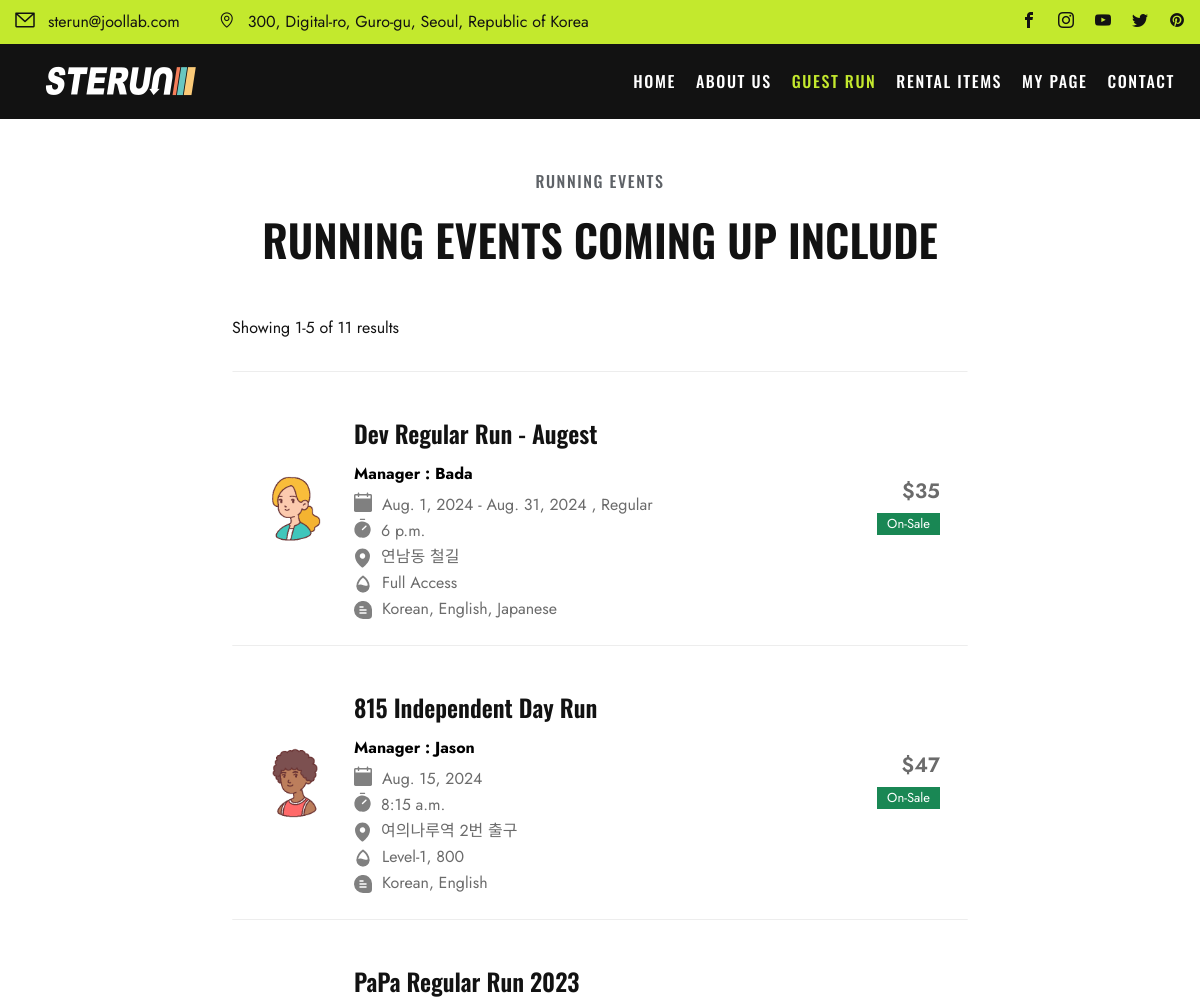
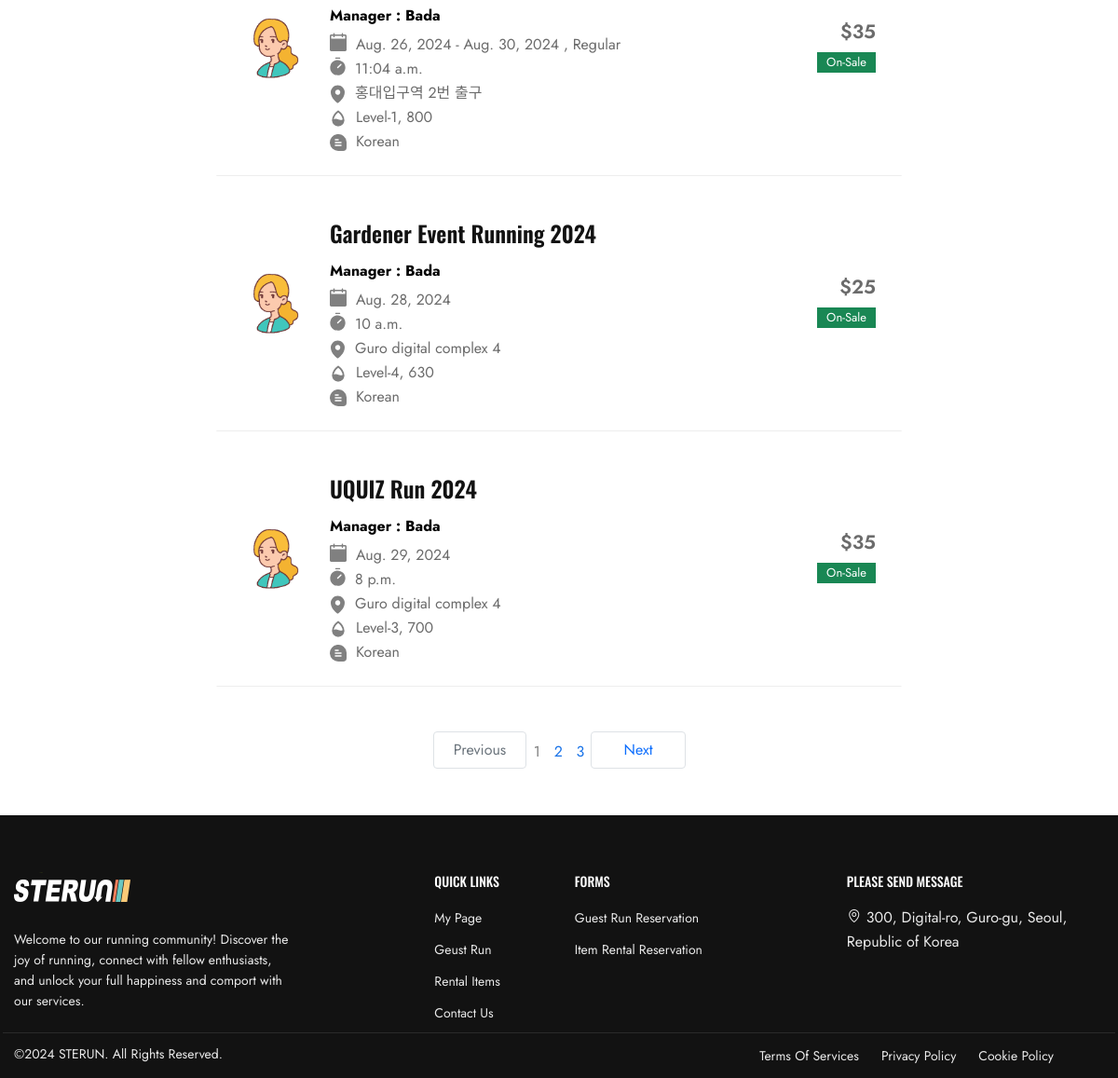
Screenshot of /events/ with the database file from the repository (2 pictures, top to bottom).
### events/models.py (models this page shows, shortened)
class GuestRun(models.Model):
    STATUS_CHOICE = [
        ("ST1", "Checking"),
        ("ST2", "On-Sale"),
        ("ST3", "Sold-Out"),
        ("ST4", "Closed"),
    ]
    LEVEL = [
        ("800","Level-1, 800"),
        ("730","Level-2, 730"),
        ("700","Level-3, 700"),
        ("630","Level-4, 630"),
        ("600","Level-5, 600"),
        ("530","Level-6, 530"),
        ("Free","Full Access"),
    ]
    LANGUAGE = [
        ("KO","Korean"),
        ("EN","English"),
        ("JP","Japanese"),
        ("CN","Chinese"),
    ]
    event_id = models.AutoField(
        primary_key=True,
    )
    title = models.CharField(max_length=50)
    manager = models.ForeignKey(Manager, related_name="manager",blank=False, null=True, on_delete=models.SET_NULL)
    start_date = models.DateField(blank=True, null=True)
    start_time = models.TimeField(blank=True, null=True)
    end_date = models.DateField(blank=True, null=True)
    end_time = models.TimeField(blank=True, null=True)
    image = ResizedImageField(size=[1402,1000], upload_to="runMain", blank=True)
    route_image = ResizedImageField(size=[1402,1402], upload_to="runRoute", blank=True)
    start_point = models.CharField(max_length=50)
    status = models.CharField(
        max_length=8,
        choices=STATUS_CHOICE,
        default="ST1",
    )
    level = models.CharField(
        max_length=15,
        choices=LEVEL,
        default="Free",
    )
    lang = MultiSelectField(max_length=10, choices=LANGUAGE)
    amount = models.IntegerField(default=0)
    route = models.CharField(max_length=50, blank=False)
    map_link = models.CharField(max_length=100, blank=True, null=True)
    desc = models.TextField(blank=True)
    completed = models.BooleanField(default=False)

### community/models.py (models this page shows, shortened)
class Manager(models.Model):
    m_id = models.AutoField(primary_key=True)
    account = models.ForeignKey(User, on_delete=models.CASCADE)
    name = models.CharField(max_length=20)
    email = models.CharField(max_length=50, blank=False)
    age = models.IntegerField(default=0)
    image = ResizedImageField(size=[200,200], upload_to="avatar", blank=False)

### community/views.py (the view)
# urls.py: path("events/", views.events, name="events"),
def events(request):
    events = GuestRun.objects.filter(completed=False).exclude(status="ST1").order_by("status","start_date")
    lenofevents = len(events)
    page = int(request.GET.get('p', 1)) #없으면 1로 지정
    paginator = Paginator(events, 5) #한 페이지 당 몇개 씩 보여줄 지 지정
    events = paginator.get_page(page)
    if lenofevents % 5 == 0 :
        page_list = list(range(1,(lenofevents//5)+1))
    else:
        page_list = list(range(1,(lenofevents//5)+2))
    context = {"events": events,"len":lenofevents,"page_list":page_list}
    return render(request,"event.html", context)

### templates/event.html (shortened to what this page needs)
{% extends "base.html" %}
{% load static %}
{% block content %}
  <div style="height:50px; width:100%;"></div>
  <div class="title-box title-medium center-title-box">
    <span class="sub-title wow fadeInUp animated">running events</span>
    <h2 class="title-section wow fadeInUp animated">Running Events Coming Up include</h2>
  </div>
  <div class="section">
    <div class="container">
      <div class="row mb-n5 justify-content-center">
        <div class="col-lg-8 col-12 mb-6 pe-lg-6">
          <div class="run-event-list-toolbar">
            <p>Showing 1-5 of
              {{len}}
              results</p>
          </div>
          <div class="run-event-list-wrap">
            {% for event in events %}
              <a href="{% url "community:event_detail" event.event_id %}" class="run-event-list row">
                <div class="company-logo col-auto">
                  <img style="width:70px;" src="/media/{{event.manager.image}}" alt="Company Logo">
                </div>
                <div class="salary-type col-auto order-sm-3">
                  <span class="salary-range">${{event.amount}}</span>
                  {% if event.status == "ST1" %}
                    <span class="badge bg-warning">{{event.get_status_display}}</span>
                  {% elif event.status == "ST2" %}
                    <span class="badge bg-success">{{event.get_status_display}}</span>
                  {% elif event.status == "ST3" %}
                    <span class="badge bg-info">{{event.get_status_display}}</span>
                  {% elif event.status == "ST4" %}
                    <span class="badge bg-secondary">{{event.get_status_display}}</span>
                  {% endif %}
                </div>
                <div class="content col ">
                  <h5 class="title wow fadeInUp animated" style="margin-bottom:10px;">{{event.title}}</h5>
                  <div class="event-list-title wow fadeInUp animated">
                    Manager :
                    {{event.manager.name}}</div>
                  <ul class="meta wow fadeInUp animated">
                    <li>
                      {% if event.start_date == event.end_date %}
                        {{event.start_date}}
                      {% else %}{{event.start_date}}
                        -
                        {{event.end_date}}
                        , Regular
                      {% endif %}
                    </li>
                  </ul>
                  <ul class="meta wow fadeInUp animated">
                    <li>
                      {{event.start_time}}
                    </li>
                  </ul>
                  <ul class="meta wow fadeInUp animated">
                    <li>
                      {{event.start_point}}</li>
                  </ul>
                  <ul class="meta wow fadeInUp animated">
                    <li>
                      {{event.get_level_display}}
                    </li>
                  </ul>
                  <ul class="meta wow fadeInUp animated">
                    <li class="d-flex">
                      <span>
                      </span>
                      <div style="width:10px;"></div>
                      {{event.lang}}
                    </li>
                  </ul>
                </div>
              </a>
            {% endfor %}
          </div>
          <ul class="pagination d-flex justify-content-center mt-5">
            {% if events.has_previous %}
              <li class="page-item" style="min-width:100px; text-align:center;">
                <a class="page-link" href="?p={{events.previous_page_number }}">Previous</a>
              </li>
            {% else %}
              <li class="page-item disabled" style="min-width:100px; text-align:center;">
                <a class="page-link" href="#">Previous</a>
              </li>
            {% endif %}
            <li class="page-item" style="min-width:70px; text-align:center; padding-top:9px;">
              {% for num in page_list %}
                {% if events.number == num %}
                  <span style="color:grey; padding:5px;">{{num}}</span>
                {% else %}
                  <a href="?p={{num}}" style="color:#1973E8; padding:5px;">{{num}}</a>
                {% endif %}
              {% endfor %}
            </li>
            {% if events.has_next %}
              <li class="page-item" style="min-width:100px; text-align:center;">
                <a class="page-link" href="?p={{events.next_page_number }}">Next</a>
              </li>
            {% else %}
              <li class="page-item disabled" style="min-width:100px; text-align:center;">
                <a class="page-link" href="#">Next</a>
              </li>
            {% endif %}
          </ul>
          <div style="height:50px; width:100%;"></div>
        </div>
      </div>
    </div>
  </div>
{% endblock content%}

### static/css/style.css (style rules this page uses)
html { overflow-y: scroll; -webkit-text-size-adjust: 100%; -ms-text-size-adjust: 100%; }
body { line-height: 1; min-height: 100vh; -webkit-font-smoothing: antialiased; -webkit-text-size-adjust: 100%; -ms-text-size-adjust: 100%; }
a, abbr, acronym, address, applet, article, aside, audio, b, big, blockquote, body, caption, canvas, center, cite, code, dd, del, details, dfn, dialog, div, dl, dt, em, embed, fieldset, figcaption, figure, form, footer, header, hgroup, h1, h2, h3, h4, h5, h6, html, i, iframe, img, ins, kbd, label, legend, li, mark, menu, nav, object, ol, output, p, pre, q, ruby, s, samp, section, small, span, strike, strong, sub, summary, sup, tt, table, tbody, textarea, tfoot, thead, time, tr, th, td, u, ul, var, video { font-family: inherit; font-size: 100%; font-weight: inherit; font-style: inherit; vertical-align: baseline; margin: 0; padding: 0; border: 0; outline: 0; background: transparent; }
ol, ul { list-style: none; }
img { border: 0; -ms-interpolation-mode: bicubic; vertical-align: middle; }
*, *:before, *:after { -webkit-box-sizing: border-box; -moz-box-sizing: border-box; box-sizing: border-box; }
body { font: 16px/26px "Jost", sans-serif; font-weight: 400; background-color: var(--white); color: var(--black); }
a { text-decoration: none; -webkit-transition: all 0.3s ease-in-out; -moz-transition: all 0.3s ease-in-out; -ms-transition: all 0.3s ease-in-out; -o-transition: all 0.3s ease-in-out; transition: all 0.3s ease-in-out; color: var(--black); }
ul, ol { padding: 0; }
img { max-width: 100%; height: auto; }
h2 { font: 44px/50px "Oswald", sans-serif; }
h5 { font: 24px/36px "Oswald", sans-serif; }
h1, h2, h4, h5, h6 { color: var(--black); font-weight: 600; margin: 0 0 30px; }

### static/css/form/form-style.css (style rules this page uses)
:root { --white: #ffffff; --primary: #C3E92D; --success: #3DAB25; --black: #121212; --surface: #F7F7F7; --line: #E9E9E9; --secondary: #5E6267; --interactive: #2E72D2; --linear: #E9E9E9; --secondary-one: #A0A0A0; --critical: #DB4444; --linear-one: #E9E9E9; --grey: #1E1E1E; --line2: #2E2E2E; }

### static/css/board/style.css (style rules this page uses)
.run-event-list-toolbar { display: -webkit-box; display: -webkit-flex; display: -ms-flexbox; display: flex; -webkit-box-align: center; -webkit-align-items: center; -ms-flex-align: center; align-items: center; -webkit-flex-wrap: wrap; -ms-flex-wrap: wrap; flex-wrap: wrap; -webkit-box-pack: justify; -webkit-justify-content: space-between; -ms-flex-pack: justify; justify-content: space-between; margin: -10px -10px 20px; }
.run-event-list-toolbar p { display: -webkit-box; display: -webkit-flex; display: -ms-flexbox; display: flex; -webkit-box-align: center; -webkit-align-items: center; -ms-flex-align: center; align-items: center; margin: 0; padding: 10px; white-space: nowrap; }
.run-event-list-wrap { padding: 1px; }
.run-event-list { position: relative; z-index: 1; display: -webkit-box; display: -webkit-flex; display: -ms-flexbox; display: flex; -webkit-box-align: center; -webkit-align-items: center; -ms-flex-align: center; align-items: center; -webkit-flex-wrap: wrap; -ms-flex-wrap: wrap; flex-wrap: wrap; margin: -1px; padding: 23px 15px; border-width: 1px; border-style: solid; border-color: #EDEDED transparent; }
.run-event-list .salary-type { text-align: right; }
.run-event-list .salary-type .salary-range { font-weight: 600; line-height: 1; font-size:1.3rem; display: block; margin-bottom: 8px; color: #6b6b6b; }
.run-event-list .salary-type .badge { font-size: 13px; font-weight: 400; padding: 4px 10px 5px; border-radius: 0; }
.run-event-list .content .meta { display: -webkit-box; display: -webkit-flex; display: -ms-flexbox; display: flex; -webkit-flex-wrap: wrap; -ms-flex-wrap: wrap; flex-wrap: wrap; margin-bottom: 0; padding-left: 0; list-style: none; color: #6b6b6b; }
.run-event-list .content .meta li { margin-top: 0; margin-right: 20px; }
.run-event-list .content .meta li:last-child { margin-right: 0; }
.event-list-title { font-weight: bold; color:black; margin-bottom:5px; }
.title { margin:20px 0 10px 0; }

### rows the page displays
GuestRun: manager.image (picture), amount "35", status "On-Sale", title "Dev Regular Run - Augest", manager.name "Bada", start_date "Aug. 1, 2024", end_date "Aug. 31, 2024", start_time "6 p.m.", start_point "연남동 철길", level "Full Access", lang "Korean, English, Japanese"
GuestRun: manager.image (picture), amount "47", status "On-Sale", title "815 Independent Day Run", manager.name "Jason", start_date "Aug. 15, 2024", start_time "8:15 a.m.", start_point "여의나루역 2번 출구", level "Level-1, 800", lang "Korean, English"
GuestRun: manager.image (picture), amount "35", status "On-Sale", title "PaPa Regular Run 2023", manager.name "Bada", start_date "Aug. 26, 2024", end_date "Aug. 30, 2024", start_time "11:04 a.m.", start_point "홍대입구역 2번 출구", level "Level-1, 800", lang "Korean"
GuestRun: manager.image (picture), amount "25", status "On-Sale", title "Gardener Event Running 2024", manager.name "Bada", start_date "Aug. 28, 2024", start_time "10 a.m.", start_point "Guro digital complex 4", level "Level-4, 630", lang "Korean"
GuestRun: manager.image (picture), amount "35", status "On-Sale", title "UQUIZ Run 2024", manager.name "Bada", start_date "Aug. 29, 2024", start_time "8 p.m.", start_point "Guro digital complex 4", level "Level-3, 700", lang "Korean"

### other values shown
{{ len }} "11"
{{ num }} "1"
{{ num }} "2" "3"
